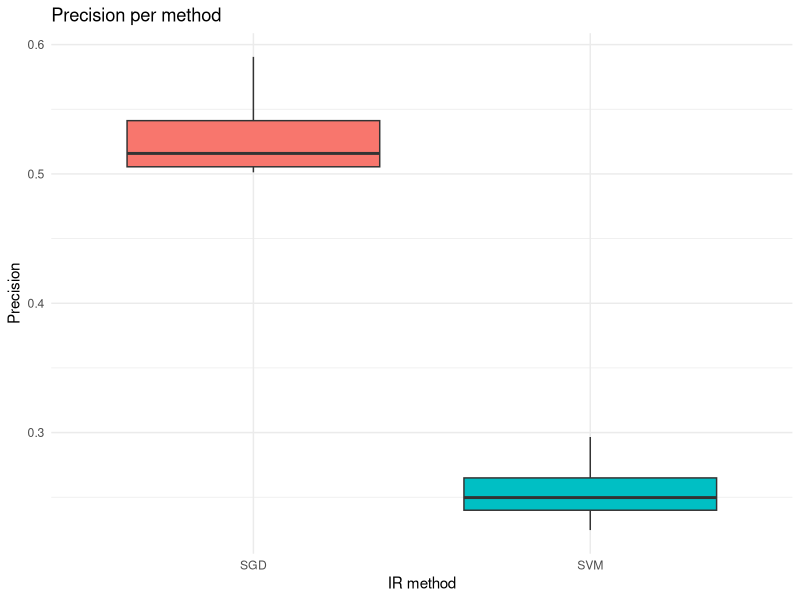

R code for this plot:
#loading library
require("ggplot2")

# selecting the current directory
setwd("/Users/tassiovale/Dropbox/PhD Thesis/trace2vary/trace_recovery/results/")

# read csv file
data <- read.csv("2018-05-09_20h15m_output.csv")

chart <- ggplot(data=data, aes(x=method, y=precision, fill=method)) +
    geom_boxplot() +
    theme_minimal() +
    ggtitle("Precision per method") +
    labs(x="IR method", y="Precision") +
    scale_fill_discrete(guide=FALSE)

ggsave("2018-05-09_20h15m_precision_chart.eps")